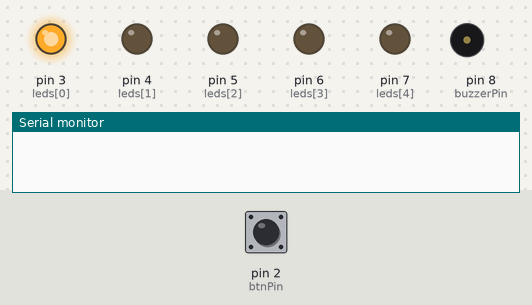
This sketch was run on a simulated Arduino Uno, built with avr-gcc and run on an emulated ATmega328P. Parts: output pins drawn as LEDs (lit = HIGH), buzzer (waves = sounding), the last lines printed to the serial monitor. The inputs (shaded band) are chosen by the test bench; at power-on: pin 2 (btnPin) HIGH.

Above: at 1.2 s.
1.3 s: pin 2 (btnPin) pulled LOW for 0.15 s
At 4.1 s:
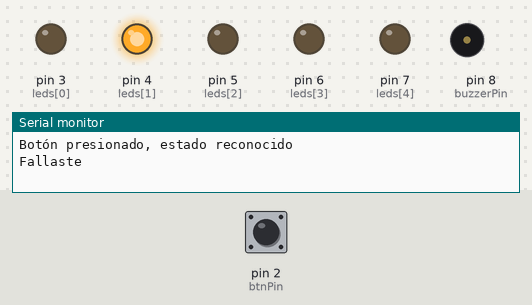
4.4 s: pin 2 (btnPin) pulled LOW for 1 s
At 6.6 s:
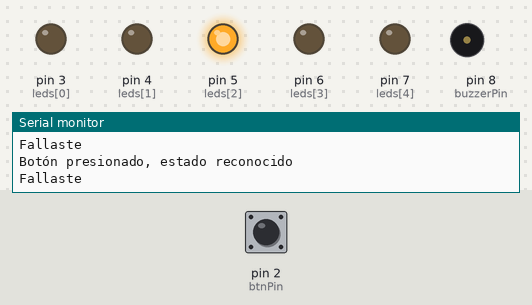
8.4 s: pin 2 (btnPin) pulled LOW for 0.15 s
At 10.3 s:
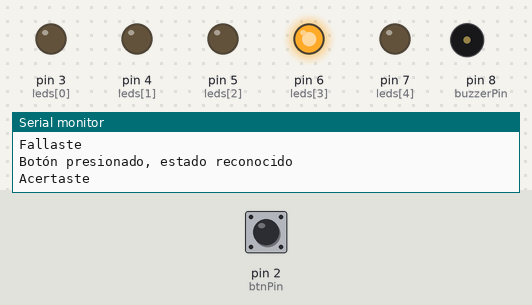
11.5 s: pin 2 (btnPin) pulled LOW for 3.2 s
At 12.7 s:
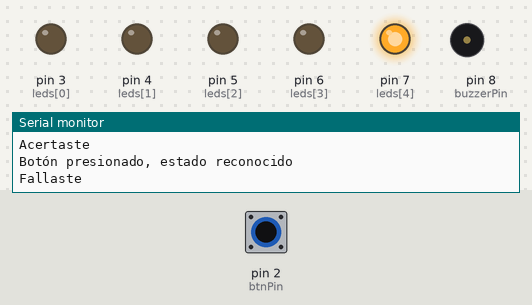
Timing chart, 0 to 16.5 s (numbered marks = the images above; inputs shaded):
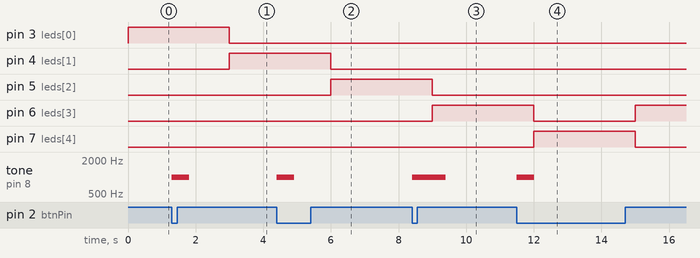

Measured:
- after the input at 1.3 s, tone on pin 8 (buzzerPin): silent → 1000 Hz at once, → silent 0.51 s later
- after the input at 4.4 s, tone on pin 8 (buzzerPin): silent → 1000 Hz at once, → silent 0.51 s later
- after the input at 8.4 s, tone on pin 8 (buzzerPin): silent → 1000 Hz at once, → silent 1.0 s later
- after the input at 11.5 s, tone on pin 8 (buzzerPin): silent → 1000 Hz at once, → silent 0.51 s later

The sketch:

ArduinoWar.ino
```cpp
const int leds[] = {3, 4, 5, 6, 7};
bool ledStates[] = {false, false, false, false, false}; // estado de los LEDs
const int btnPin = 2;
const int buzzerPin = 8;
int ledIndex = 0;
int direction = 1;
unsigned long lastDebounceTime = 0;
unsigned long debounceDelay = 200;

void setup() {
  for (int i = 0; i < 5; i++) {
    pinMode(leds[i], OUTPUT);
  }
  pinMode(btnPin, INPUT_PULLUP);
  pinMode(buzzerPin, OUTPUT);
  Serial.begin(9600);

  attachInterrupt(digitalPinToInterrupt(btnPin), buttonPressed, FALLING);
}

void loop() {
  for (int i = 0; i < 5; i++) {
    digitalWrite(leds[i], LOW);
    ledStates[i] = false;
  }
  digitalWrite(leds[ledIndex], HIGH);
  ledStates[ledIndex] = true;

  ledIndex += direction;
  if (ledIndex == 4) { // el último LED ha sido encendido
    direction = -1;
  } else if (ledIndex == 0) { // el primer LED ha sido encendido
    direction = 1;
  }

  delay(3000); // espera tres segundos antes de cambiar al siguiente LED
}

void buttonPressed() {
  if ((millis() - lastDebounceTime) > debounceDelay) {
    lastDebounceTime = millis();
    Serial.println("Botón presionado, estado reconocido");
    if (ledStates[2]) { // si el LED #3 (conectado al pin 5) está encendido
      Serial.println("Acertaste");
      tone(buzzerPin, 1000, 1000); // toca el buzzer por 1 segundo
    } else {
      Serial.println("Fallaste");
      for (int i = 0; i < 4; i++) { // toca el buzzer por 0.5 segundos, 4 veces
        tone(buzzerPin, 1000, 500);
        delay(500);
      }
    }
  } else {
    Serial.println("Botón presionado, estado ignorado debido al rebote");
  }
}
```
